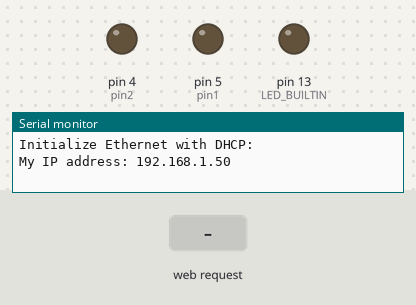
A sketch run on a simulated Arduino Uno, built with avr-gcc and run on an emulated ATmega328P. On the bench: output pins drawn as LEDs (lit = HIGH), the last lines printed to the serial monitor. The test bench sets the inputs (shaded band). WiFi joins after 1.5 s; servers stay silent unless stated; pins used as bus, display or sensor lines are not drawn.

Above: at 2.8 s.
2.9 s: HTTP request GET /relay1off received
At 3.6 s:
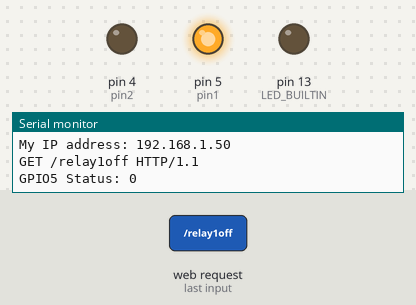
4.4 s: HTTP request GET /relay2off received
At 4.7 s:
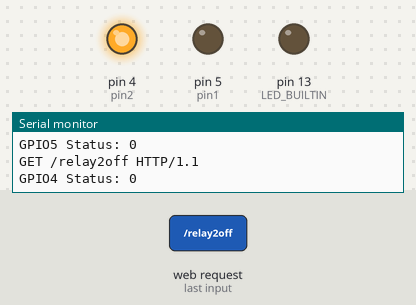
5.9 s: HTTP request GET /relay3off received
At 7.1 s:
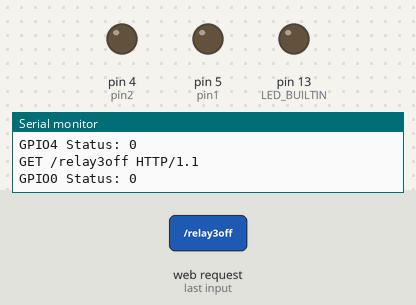
Timing chart, 0 to 8.9 s (numbered marks = the images above; inputs shaded):
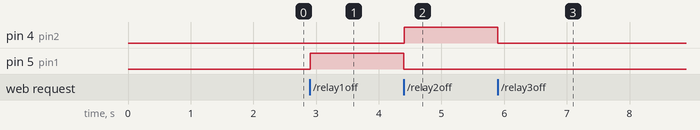

Measured:
- after the input at 2.9 s, pin 5 (pin1): LOW → HIGH at once
- after the input at 4.4 s, pin 4 (pin2): LOW → HIGH at once; pin 5 (pin1): HIGH → LOW at once
- after the input at 5.9 s, pin 4 (pin2): HIGH → LOW at once

The sketch:

ethernet_switcher.ino
```cpp
#include <UIPEthernet.h>
#include <SPI.h>
#include <Ethernet.h>

#define ETHERNET_CS_PIN	16
#define DEBUG		1

String SendHTML(uint8_t led1stat, uint8_t led2stat, uint8_t led3stat);
void handle_PinControl(uint8_t pin, bool state);
void handle_OnConnect(bool state);
void handle_NotFound();

const uint8_t pin1 = 5;
const uint8_t pin2 = 4;
const uint8_t pin3 = 0;
const uint8_t pin4 = 2;

bool pin1status = LOW;
bool pin2status = LOW;
bool pin3status = LOW;
bool pin4status = LOW;

byte mac[] = { 0xDE, 0xAD, 0xBB, 0xE5, 0x7E, 0xED };   // Physical MAC address
// byte ip[] = { 10, 126, 12, 57 };                       // D port, IP in LAN
// byte ip[] = { 172, 25, 3, 57 };                        // RD port
// byte gateway[] = { 192, 168, 1, 1 };                   // Internet access via router
// byte subnet[] = { 255, 255, 255, 0 };                  // subnet mask
EthernetServer server(80);                             // Server port
EthernetClient client ;

String readString;

void setup() {
#if DEBUG
	// Open serial communications and wait for port to open
	Serial.begin(9600);
	Serial.println("Initialize Ethernet with DHCP:");
#endif

	// Setup with Ethernet Chip Select (CS) pin
	Ethernet.init(ETHERNET_CS_PIN);

	// Start the Ethernet connection and the server:
	// Ethernet.begin(mac, ip); //, gateway, subnet);
	if (Ethernet.begin(mac) == 0) {
#if DEBUG
		Serial.println("Failed to configure Ethernet using DHCP");
		if (Ethernet.hardwareStatus() == EthernetNoHardware) {
			Serial.println("Ethernet shield was not found.  Sorry, can't run without hardware. :(");
		} else if (Ethernet.linkStatus() == LinkOFF) {
			Serial.println("Ethernet cable is not connected.");
		}
#endif
		// no point in carrying on, so do nothing forevermore:
		while (true) {
			delay(1);
		}
	}

#if DEBUG
	// print your local IP address:
	Serial.print("My IP address: ");
	Serial.println(Ethernet.localIP());
#endif

	pinMode(LED_BUILTIN, OUTPUT);
	pinMode(pin1, OUTPUT);
	pinMode(pin2, OUTPUT);
	pinMode(pin3, OUTPUT);
	// pinMode(pin4, OUTPUT);

	// turn the LED on (HIGH is the voltage level)
	// digitalWrite(LED_BUILTIN, LOW);
	digitalWrite(pin1, LOW);
	digitalWrite(pin2, LOW);
	digitalWrite(pin3, LOW);
	// digitalWrite(pin4, HIGH);

	delay(100);
	server.begin();
}


void loop() {
	// Create a client connection
	client = server.available();
	bool onConnect_Set_Once = true;

	if (client) {
		while (client.connected()) {
			if (onConnect_Set_Once) {
				// by default esp work on sink-in mode, LOW = GND,  HIGH = VCC
				digitalWrite(LED_BUILTIN, LOW);     // LED is connected to VCC, so on LOW circuit get complete and LED is ON
				digitalWrite(pin1, LOW);
				digitalWrite(pin2, LOW);
				digitalWrite(pin3, LOW);
				onConnect_Set_Once = false;
			}

			if (client.available()) {
				char c = client.read();    //read char by char HTTP request

				if (readString.length() < 100) {
					readString += c;    //store characters to string
				}

				//if HTTP request has ended
				if (c == '\n') {
#if DEBUG
					Serial.println(readString); //print to serial monitor for debuging
#endif
					if ((readString.indexOf("/ HTTP/1.1") > 0) || (readString.indexOf("/favicon.ico") > 0)) {
						handle_OnConnect(true);
					}
					if (readString.indexOf("/relay1on")  > 0) {
						handle_PinControl(pin1, true);
					}
					if (readString.indexOf("/relay1off") > 0) {
						handle_PinControl(pin1, false);
					}
					if (readString.indexOf("/relay2on")  > 0) {
						handle_PinControl(pin2, true);
					}
					if (readString.indexOf("/relay2off") > 0) {
						handle_PinControl(pin2, false);
					}
					if (readString.indexOf("/relay3on")  > 0) {
						handle_PinControl(pin3, true);
					}
					if (readString.indexOf("/relay3off") > 0) {
						handle_PinControl(pin3, false);
					}
					readString="";    //clearing string for next read
				}
			}
		}
	}
}


void handle_OnConnect(bool state) {
	pin1status = state;
	pin2status = state;
	pin3status = state;
#if DEBUG
	Serial.println("Webpage active");
	Serial.println("GPIO5 Status: OFF | GPIO4 Status: OFF | GPIO0 Status: OFF");
#endif
	client.println("HTTP/1.1 200 OK");
	client.println("Content-Type: text/html");
	// client.println("Connection: close");  // the connection will be closed after completion of the response
	client.println();
	client.println(SendHTML(pin1status, pin2status, pin3status));

	delay(1);
	client.stop();    //stopping client
}

void handle_PinControl(uint8_t pin, bool state) {
	switch(pin) {
		case pin1  :	pin1status = state;
				break;
		case pin2  :	pin2status = state;
				break;
		case pin3  :	pin3status = state;
				break;
		default    :	return;
	}

/*	if      (pin == pin1)	pin1status = state;
	else if (pin == pin2)	pin2status = state;
	else if (pin == pin3)	pin3status = state;
	else			return;
*/

#if DEBUG
	Serial.print("GPIO");
	Serial.print(pin);
	Serial.print(" Status: ");
	Serial.println(state);
#endif

	digitalWrite(pin, !state);

	client.println("HTTP/1.1 200 OK");
	client.println("Content-Type: text/html");
	// client.println("Connection: close");    // the connection will be closed after completion of the response
	client.println();
	client.println(SendHTML(pin1status, pin2status, pin3status));

	delay(1);
	client.stop();    //stopping client
}

void handle_NotFound(){
	client.println("HTTP/1.1 404 Not Found");
	client.println("Content-Type: text/html");
	// client.println("Connection: close");  // the connection will be closed after completion of the response
	client.println();
	// server.send(404, "text/plain", "Not found");
}

String SendHTML(uint8_t led1stat, uint8_t led2stat, uint8_t led3stat){
	String ptr = "<!DOCTYPE html> <html>\n";
	ptr +="<head><meta name=\"viewport\" content=\"width=device-width, initial-scale=1.0, user-scalable=no\">\n";
	ptr +="<title>Relay Control</title>\n";
	ptr +="<style>html { font-family: Helvetica; display: inline-block; margin: 0px auto; text-align: center;}\n";
	ptr +="body{margin-top: 50px;} h1 {color: #444444;margin: 50px auto 30px;} h3 {color: #444444;margin-bottom: 50px;}\n";
	ptr +=".button {display: block;width: 80px;background-color: #1abc9c;border: none;color: white;padding: 13px 30px;text-decoration: none;font-size: 25px;margin: 0px auto 35px;cursor: pointer;border-radius: 4px;}\n";
	ptr +=".button-on {background-color: #1abc9c;}\n";
	ptr +=".button-on:active {background-color: #16a085;}\n";
	ptr +=".button-off {background-color: #34495e;}\n";
	ptr +=".button-off:active {background-color: #2c3e50;}\n";
	ptr +="p {font-size: 14px;color: #888;margin-bottom: 10px;}\n";
	ptr +="</style>\n";
	ptr +="</head>\n";
	ptr +="<body>\n";
	ptr +="<h1>Ethernet Web Server</h1>\n";
	ptr +="<h3>Relay Control using Ethernet</h3>\n";

	if (led1stat)
		{ptr +="<p>relay1 Status: OFF</p><a class=\"button button-off\" href=\"/relay1off\">OFF</a>\n";}
	else
		{ptr +="<p>relay1 Status: ON</p><a class=\"button button-on\" href=\"/relay1on\">ON</a>\n";}

	if (led2stat)
		{ptr +="<p>relay2 Status: OFF</p><a class=\"button button-off\" href=\"/relay2off\">OFF</a>\n";}
	else
		{ptr +="<p>relay2 Status: ON</p><a class=\"button button-on\" href=\"/relay2on\">ON</a>\n";}

	if (led3stat)
		{ptr +="<p>relay3 Status: OFF</p><a class=\"button button-off\" href=\"/relay3off\">OFF</a>\n";}
	else
		{ptr +="<p>relay3 Status: ON</p><a class=\"button button-on\" href=\"/relay3on\">ON</a>\n";}

	ptr +="</body>\n";
	ptr +="</html>\n";
	return ptr;
}
```
